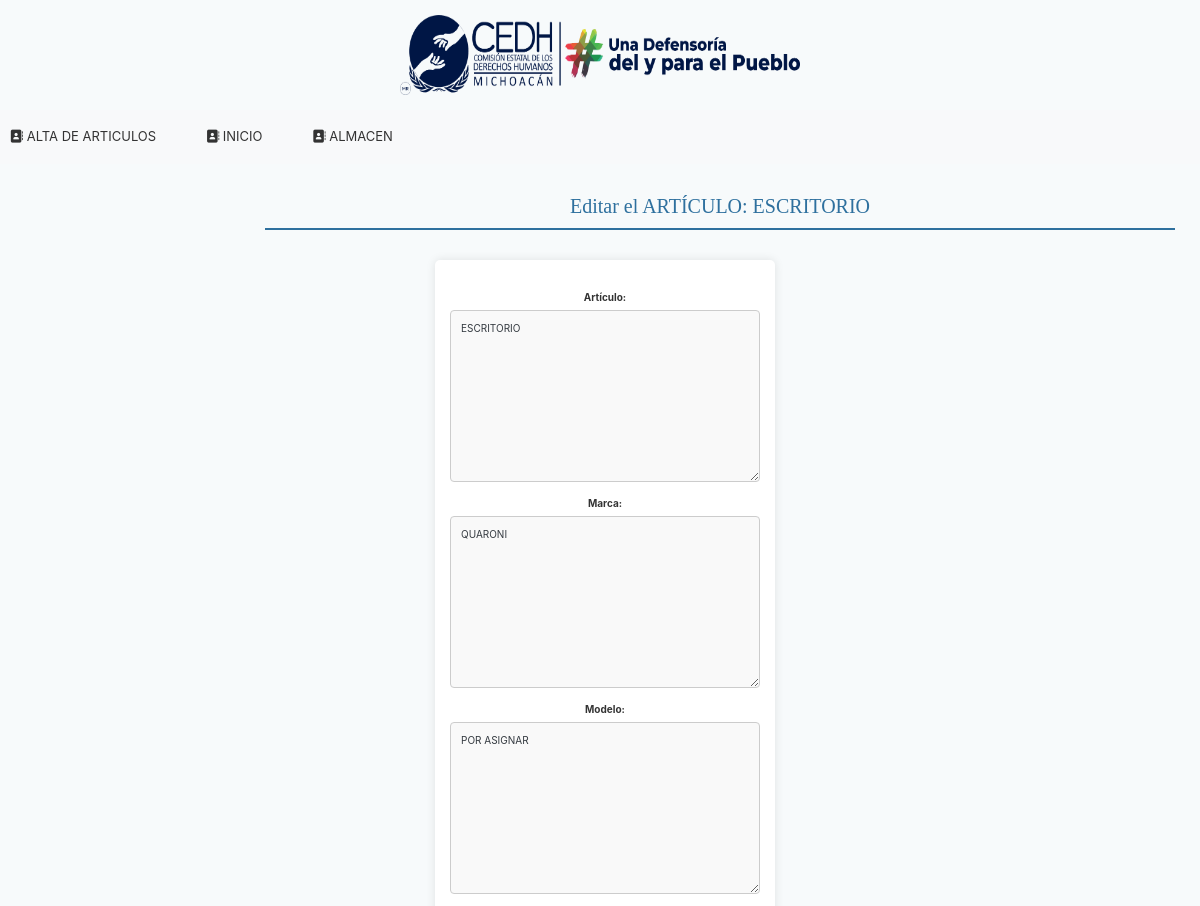
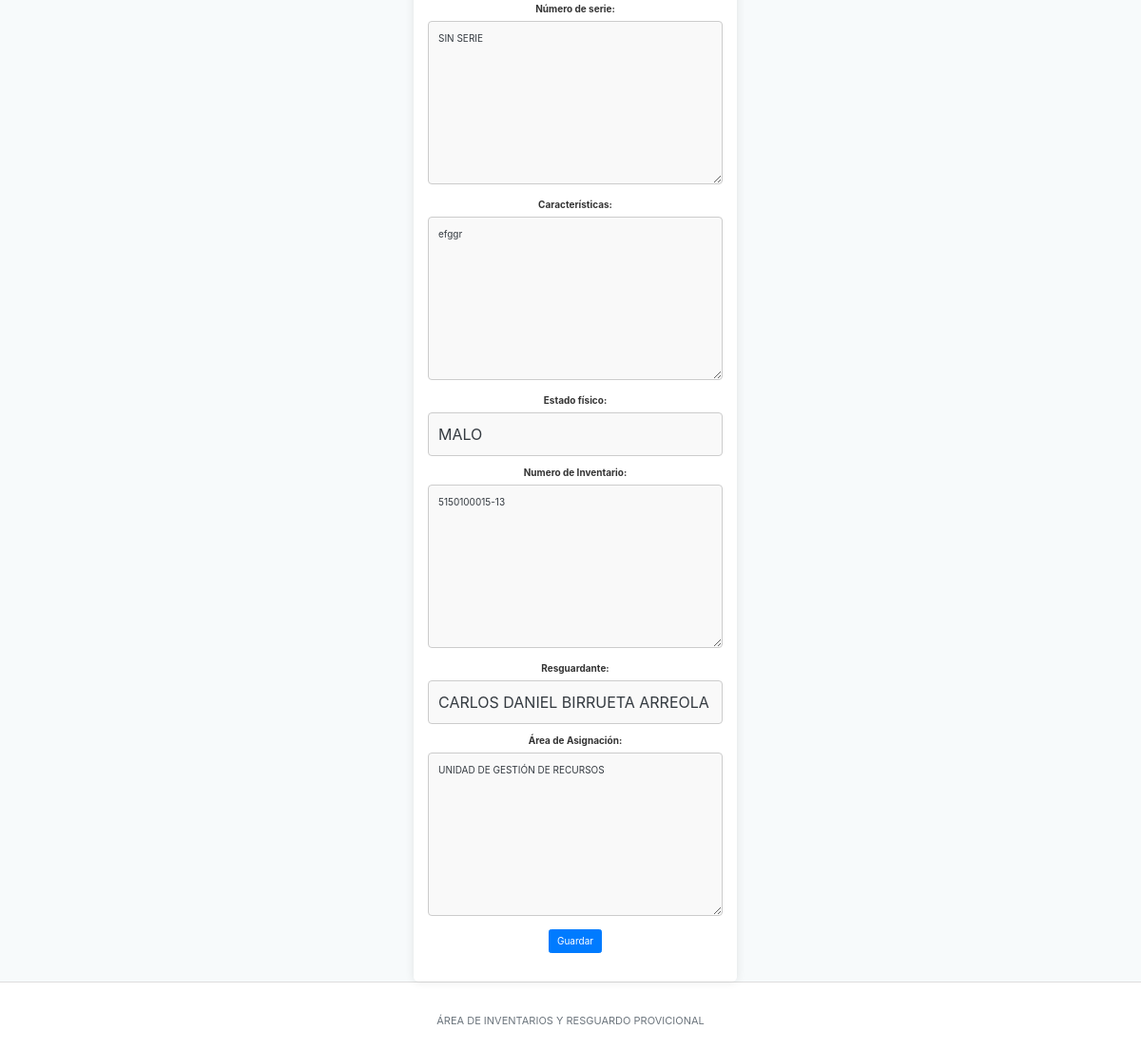
/editar/11/, run on the app's committed database (2 pictures, top to bottom).
### inicio/models.py (models this page shows, shortened)
class Articulos(models.Model): #Define la estructura de nuestra tabla
    articulo = models.TextField() #Texto largo
    marca = models.TextField()
    modelo = models.TextField()
    serie = models.TextField()
    caracteristicas  = models.TextField()
    estado = models.CharField(max_length=10)
    n_inventario = models.TextField()
    resguardante = models.CharField(max_length=255)
    area = models.TextField()
    created = models.DateTimeField(auto_now_add=True) #Fecha y tiempo
    updated = models.DateTimeField(auto_now_add=True)
    class Meta:
        verbose_name = "Articulo"
        verbose_name = "Articulos"
        ordering = ["-created"]

### inicio/views.py (the view)
# urls.py: path('editar/<int:articulo_id>/', views.editar, name='editar'),
def editar(request, articulo_id):
    articulo = get_object_or_404(Articulos, id=articulo_id)
    if request.method == 'POST':
        form = ArticulosForm(request.POST, instance=articulo)
        if form.is_valid():
            form.save()
            return redirect('almacen')
    else:
        form = ArticulosForm(instance=articulo)
    return render(request, 'almacen/editar.html', {'form': form, 'articulo': articulo})

### inicio/forms.py
class ArticulosForm(forms.ModelForm):
    class Meta:
        model = Articulos
        fields = ['articulo', 'marca', 'modelo', 'serie', 'caracteristicas', 'estado', 'n_inventario','resguardante','area']

### almacen/templates/almacen/editar.html (shortened to what this page needs)
{% extends "almacen/layout.html" %}
{% block Encabezado %}
<div class="page-header">
  <div class="titulo">
    <h1>Editar el ARTÍCULO: {{ articulo.articulo }}</h1>
  </div>
</div>
{% endblock %}
{% block Contenido_almacen %}
<div class="form-container" style="margin-left: 170px;">
    <form class="form-horizontal" method="POST">
        <div class="form-group">
            <label for="{{ form.articulo.id_for_label }}">Artículo:</label>
            {{ form.articulo }}
        </div>
        <div class="form-group">
            <label for="{{ form.marca.id_for_label }}">Marca:</label>
            {{ form.marca }}
        </div>
        <div class="form-group">
            <label for="{{ form.modelo.id_for_label }}">Modelo:</label>
            {{ form.modelo }}
        </div>
        <div class="form-group">
            <label for="{{ form.serie.id_for_label }}">Número de serie:</label>
            {{ form.serie }}
        </div>
        <div class="form-group">
            <label for="{{ form.caracteristicas.id_for_label }}">Características:</label>
            {{ form.caracteristicas }}
        </div>
        <div class="form-group">
            <label for="{{ form.estado.id_for_label }}">Estado físico:</label>
            {{ form.estado }}
        </div>
        <div class="form-group">
            <label for="{{ form.n_inventario.id_for_label }}">Numero de Inventario:</label>
            {{ form.n_inventario }}
        </div>
        <div class="form-group">
            <label for="{{ form.reguardante.id_for_label }}">Resguardante:</label>
            {{ form.resguardante }}
        </div>
        <div class="form-group">
            <label for="{{ form.area.id_for_label }}">Área de Asignación:</label>
            {{ form.area }}
        </div>
        <button type="submit" class="btn btn-primary">Guardar</button>
    </form>
</div>
{% endblock %}

### almacen/static/almacen/css/londinium-theme.css (style rules this page uses)
.panel-toolbar:after, .page-header:after, .header-bar-stats .page-stats li:after, .panel-heading:after { content: ""; display: table; clear: both; }
html { height: 100%; }
body { font-family: 'Open Sans', sans-serif; font-size: 12px; position: relative; min-height: 100%; }
h1, h2, h3, h4, h5, h6, .h1, .h2, .h3, .h4, .h5, .h6 { font-weight: 600; line-height: 1.42857143; margin-top: 0; }
h1, .h1 { font-size: 24px; }
label { font-weight: 600; }
.page-header { padding: 0; margin: 0; position: relative; border: 0; }
.form-group { margin-bottom: 20px; }
input[type=text], input[type=password], textarea { -webkit-appearance: none; }
.btn { padding: 7px 16px 8px 16px; font-size: 12px; font-weight: 600; border-radius: 2px; -webkit-border-radius: 2px; -moz-border-radius: 2px; -webkit-user-select: none; -moz-user-select: none; -ms-user-select: none; -o-user-select: none; user-select: none; }
.btn-primary { background-color: #546672; border-color: #546672; }

### data on the page
Articulos: articulo "ESCRITORIO", marca "QUARONI", modelo "POR ASIGNAR", serie "SIN SERIE", caracteristicas "efggr", estado "MALO", n_inventario "5150100015-13", resguardante "CARLOS DANIEL BIRRUETA ARREOLA", area "UNIDAD DE GESTIÓN DE RECURSOS"
